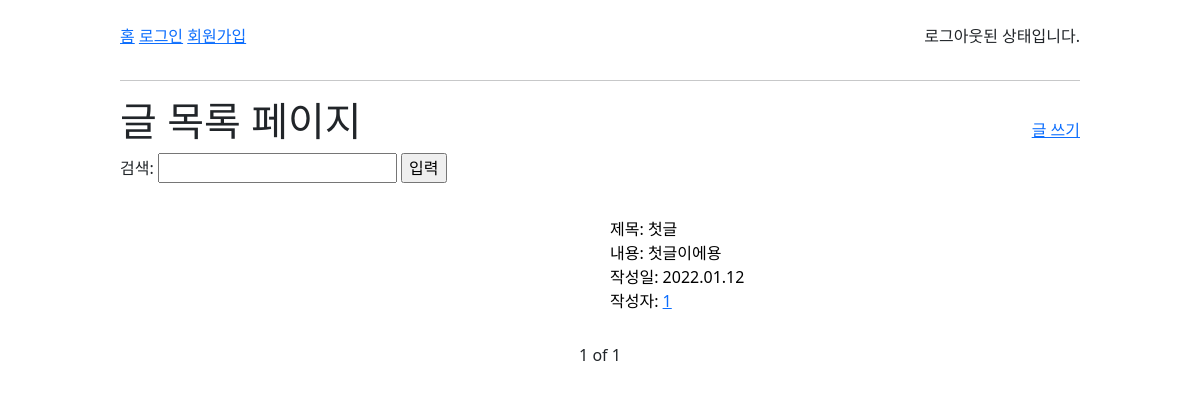
/, run on an earlier commit of the app's database.
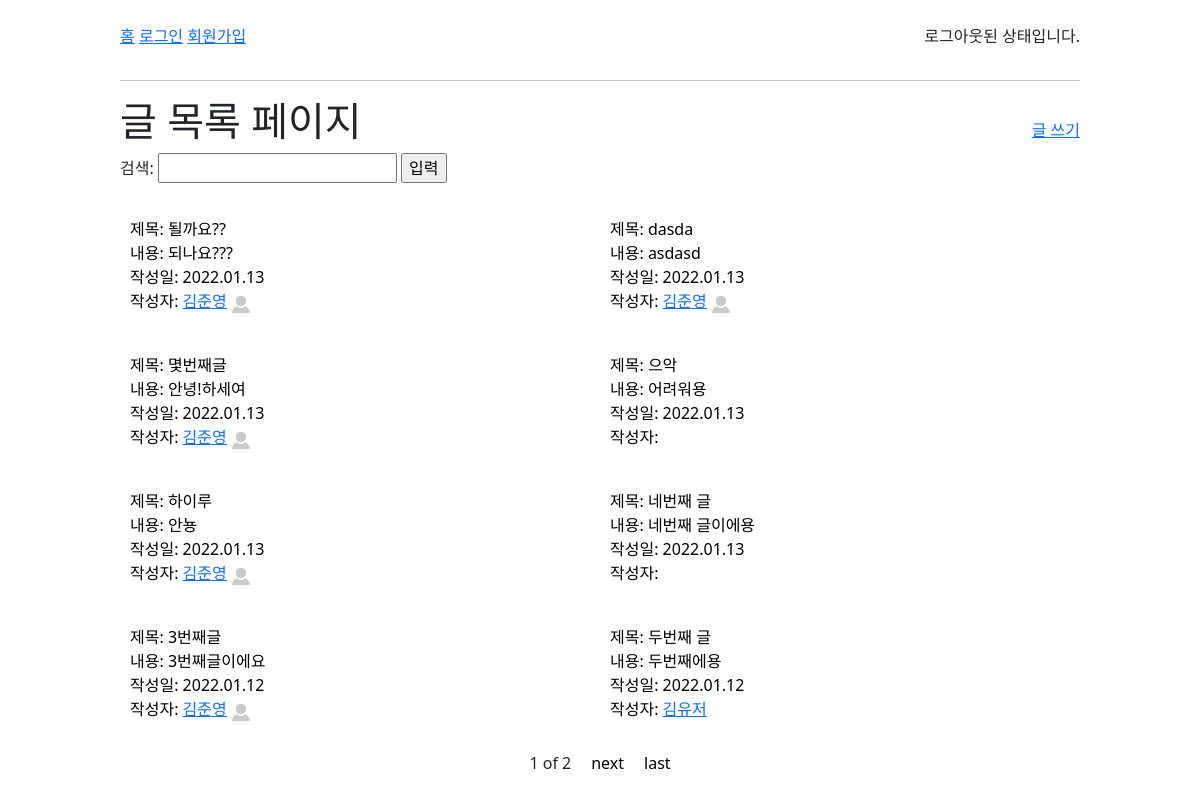
And on a later commit of the database.
### blog/models.py (models this page shows, shortened)
class Post(models.Model):
    title = models.CharField(max_length=50, unique=True, error_messages={'unique':'이미 있는 제목입니다'})
    content = models.TextField(validators=[MinLengthValidator(2, '2글자 이상 적어줘잉'), validate_symbols])
    place = models.CharField(max_length=50)
    MEMBER_CHOICES = [
        (1, "혼자"),
        (2, "둘이"),
        (3, "셋이"),
        (4, "넷"),
        (5, "다섯"),
        (6, "여섯"),
        (7, "일곱"),
        (8, "여덟"),
    ]
    member = models.IntegerField(choices=MEMBER_CHOICES, default=None)
    image1 = models.ImageField(blank=True, upload_to='pics')
    image2 = models.ImageField(blank=True, upload_to='pics')
    image3 = models.ImageField(blank=True, upload_to='pics')
    dt_created = models.DateTimeField(auto_now_add=True, verbose_name="Date Created")
    dt_modified = models.DateTimeField(auto_now=True, verbose_name="Date Modified")
    user = models.ForeignKey('blog.User', on_delete=models.CASCADE)

class User(AbstractUser):
    nickname = models.CharField(max_length=15, unique=True, null=True)
    name = models.CharField(max_length=10)

class Profile(models.Model):
    user = models.OneToOneField('blog.User', on_delete=models.CASCADE)
    intro = models.CharField(blank=True, max_length=60)
    address = models.CharField(max_length=100)
    army=models.CharField(max_length=50)
    profile_pic = models.ImageField(default='default_profile_pic.jpg', upload_to='profile_pics')

### blog/views.py (the view)
# urls.py: path('', views.post_list, name='post-list'),
def post_list(request):
    context={}
    search_form = SearchForm()
    context['form']=search_form
    if request.method=='POST':
        searchWord = request.POST['search_word']
        posts = Post.objects.filter(Q(title__icontains=searchWord) | Q(content__icontains=searchWord) | Q(place__icontains=searchWord)).distinct().order_by('-dt_created')
    else:
        posts = Post.objects.order_by('-dt_created')
    paginator = Paginator(posts, 8) # post 8개를 1 page로 가지는 paginator 객체
    curr_page_number = request.GET.get('page') #GET요청의 쿼리스트링의 page 파라미터의 값을 얻어옴
    if curr_page_number is None:
        curr_page_number = 1
    page = paginator.page(curr_page_number) # 쿼리스트링에서 가져온 현재 페이지를 알려주는 애
    context['page']=page
    return render(request, 'blog/post_list.html', context) # 현재 페이지의 페이지 객체를 context로 넘겨줌

### blog/forms.py
class SearchForm(forms.Form):
    search_word = forms.CharField(max_length=50)

### blog/templates/blog/post_list.html (shortened to what this page needs)
{% extends './navbar.html' %}
{% load static %}
{% block css %}
    <link rel='stylesheet' href="{% static 'blog/css/post_list.css' %}?after">
    <link rel='stylesheet' href="{% static 'blog/css/base.css' %}?after">
{% endblock css %}
{% block post_container %}
<div class='header'>
    <div>
        <h1>글 목록 페이지</h1>
    </div>
    <div>
        <a href="{% url 'post-create' %}">글 쓰기</a>
    </div>
</div>
<div class='search'>
    <form method='post'> {% csrf_token %}
        검색: {{form.search_word}}
        <input type='submit' value='입력'>
    </form>
</div>
<br>
{% if page %}
    <div class='article'>
    {% for post in page.object_list %}
        <a style='text-decoration-line: none; color:black;' href="{% url 'post-detail' post.id %}">
                <div class='article_content'>
                    <div style='padding:10px'>
                        <div class='title'> 제목: {{ post.title }}</div>
                        <div class='content'> 내용: {{ post.content }} </div>
                        <div class='dt_created'> 작성일: {{ post.dt_created | date:"Y.m.d" }} </div>
                        <div class='name'>작성자: <a href="{% url 'user_profile' post.user.id %}">{{ post.user.name }}</a> <img style="width:20px; heigh:20px;" src="{{ post.user.profile.profile_pic.url }}"></div>
                    </div>
                </div>
        </a>
    {% endfor %}
    </div>
    <div class='paginator'>
    <p>{{page.number}} of {{page.paginator.num_pages}}</p>
    {% if page.has_next %}
        <a href="?page={{page.next_page_number}}">next</a>
        <a href="?page={{page.paginator.num_pages}}">last</a>
    {% endif %}
    </div>
{% else %}
해당 단어를 포함한 글이 없어요
<a href="{% url 'post-list' %}">되돌아가기</a>
{% endif%}
{% endblock post_container %}

What changed in the data, as far as the page shows it:
no longer on this page (row unchanged): Post: title "첫글", content "첫글이에용", dt_created "2022.01.12", user.name "1"
added Post: title "될까요??", content "되나요???", dt_created "2022.01.13", user.name "김준영", user.profile.profile_pic (placeholder picture)
added Post: title "dasda", content "asdasd", dt_created "2022.01.13", user.name "김준영", user.profile.profile_pic (placeholder picture)
added Post: title "몇번째글", content "안녕!하세여", dt_created "2022.01.13", user.name "김준영", user.profile.profile_pic (placeholder picture)
added Post: title "으악", content "어려워용", dt_created "2022.01.13"
added Post: title "하이루", content "안뇽", dt_created "2022.01.13", user.name "김준영", user.profile.profile_pic (placeholder picture)
added Post: title "네번째 글", content "네번째 글이에용", dt_created "2022.01.13"
added Post: title "3번째글", content "3번째글이에요", dt_created "2022.01.12", user.name "김준영", user.profile.profile_pic (placeholder picture)
added Post: title "두번째 글", content "두번째에용", dt_created "2022.01.12", user.name "김유저"
Also different on the page:
{{ page.paginator.num_pages }}: "1" → "2"
text now shown: "next last"
